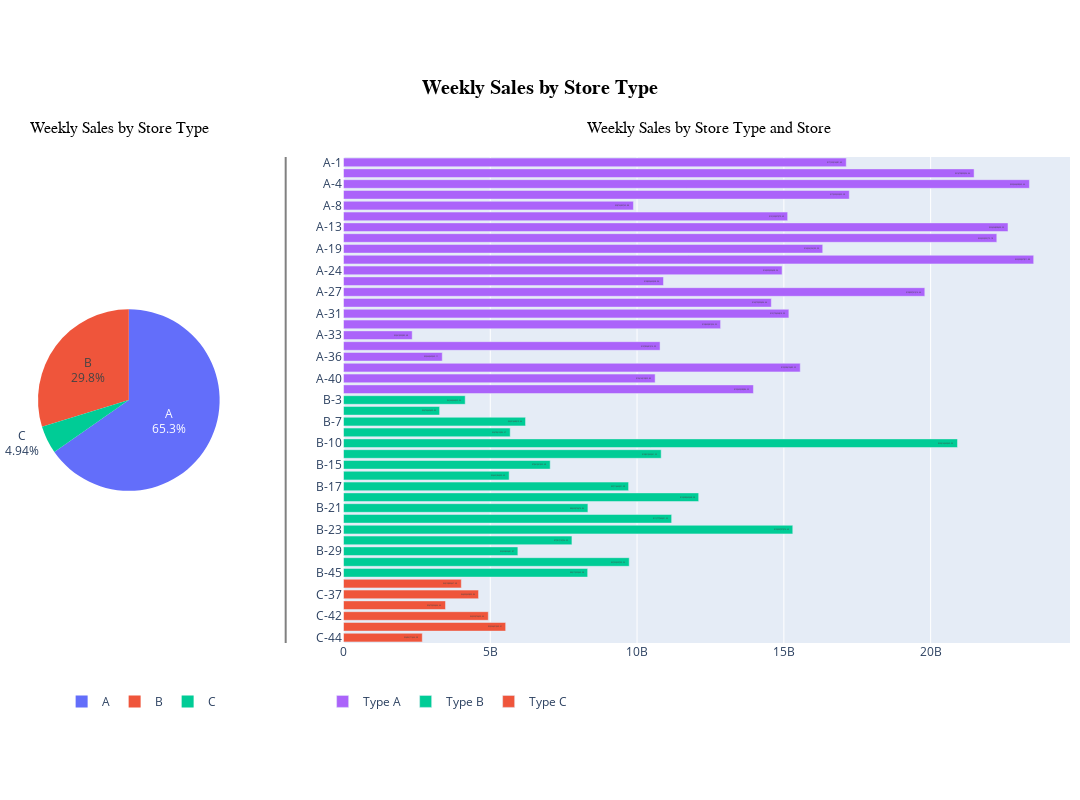

The cell this chart's notebook holds for it:
### Code cell
# Let's combine the pie chart and the horizontal grouped bar chart into single dashboard
# type of presentation. 

# First, let's layout the overall container for the charts
fig = make_subplots(
    rows=1,
    cols=2,
    specs=[[
        {'type': 'domain'}, # row 1: pie chart
        {'type': 'xy'}      # row 1: bar chart
    ]],
    shared_xaxes=False,
    horizontal_spacing=0.12,  # The space between the rows
    column_widths=[0.20, 0.80]
)

# Next, let's add the pie chart to the first cell in row 1
fig.add_trace(
    go.Pie(
        labels=df['store_type'],
        values=df['total_sales'],
        textinfo='label+percent',
        hovertemplate='Store Type: ${label]<br>Sales: %{value:$,.2f}<extra></extra>',
        legendrank=1  # Specifically start the legend position at 1
    ),
    row=1,
    col=1
)

fig.add_annotation(
    text = "Weekly Sales by Store Type",
    x = -0.01,  # roughly center of line chart
    y = 1.08,  # above the line chart
    xref = "paper",
    yref = "paper",
    showarrow = False,
    font = dict(size=16, family="Helvetica", color="black")
)

# ===============================

# Now add the horizontal grouped bar chart

# Loop through each store type and add bars for its store_ids
store_types = df_salesbystore['store_type'].unique()  # ['A', 'B', 'C']

# Reverse the list of store_types to show A-B-C top-down on the chart
store_types = store_types[::-1]

# By reversing the order in which the bar charts are rendered, the legend
# will also be reversed.  We need to fix that by creating a dictionary of
# store types with the order we want, then feed it into the add_trace
# method so it is created in the desired order.
# Create the dictionary with the store_type as the key and the overall sort 
# order position as the value
legend_ranks = {'A':4, 'B':5, 'C':6}

for store_type in store_types:
    df_sub = df_salesbystore[df_salesbystore['store_type'] == store_type]
    # Each go.Bar() trace = one group of bars for a given store type (A, B, C)
    fig.add_trace(
        go.Bar(
            x=df_sub['total_sales'],
            y=[f"{store_type}-{sid}" for sid in df_sub['store_id']],
            name=f"Type {store_type}",
            orientation='h',
            text=df_sub['total_sales'].map("${:,.2f}".format),
            textposition='auto',
            hovertemplate='Store ID: %{y}<br>Total Sales: %{x:$,.2f}<extra></extra>',
            legendrank=legend_ranks[store_type]  # Set the specific overall legend rank
        ),
        row=1,
        col=2
    )

fig.add_trace(
    go.Scatter(
        x=[None],  # No data shown
        y=[None],
        mode='none',
        name="                   ",  # A blank name gives a visual gap
        showlegend=True,
        legendrank=3.5  # between pie (1–3) and bars (4–6)
    ),
    row=1,
    col=2  # or wherever it's needed — it won't actually render
)

fig.add_annotation(
    text = "Weekly Sales by Store Type and Store",
    x = 0.65,  # roughly center of line chart
    y = 1.08,  # above the line chart
    xref = "paper",
    yref = "paper",
    showarrow = False,
    font = dict(size=16, family="Helvetica", color="black")
)

# Update layout
fig.update_layout(
    # title=dict(
    #     text="Weekly Sales by Store Type",
    #     y=0.9,
    #     x=0.5,  # Center
    #     xanchor='center',
    #     yanchor='top'
    # ),
    margin=dict(
        l=0, 
        r=0, 
        t=0, 
        b=10
    ),  # reduce the left/right margin a bit to help with horizontal scrolling
    width=1080,
    height=800,
    showlegend=True,
    legend=dict(
        orientation="h",
        yanchor="bottom",
        y=-0.15,
        xanchor="center",
        x=0.27
    )
)

fig.update_layout(margin=dict(t=10, b=10, l=10, r=10))

# Let's make the report title pop a little more
title_font = dict(size=20, family="Helvetica", color='black', weight='bold')
fig.update_layout(title=dict(text='Weekly Sales by Store Type', x=0.5, y=0.9, font=title_font))


fig.add_shape(
    type="line",
    x0=0.24, x1=0.24,
    y0=0, y1=1,
    xref="paper", yref="paper",
    line=dict(color="grey", width=2),
    layer="below"
)

fig.show()

### Figure 1 — Plotly figure (JSON) as saved in the notebook; plotly's stock layout.template omitted (floating-point values rounded to 4 significant figures)
{"data": [{"domain": {"x": [0, 0.176], "y": [0, 1]}, "hovertemplate": "Store Type: ${label]<br>Sales: %{value:$,.2f}<extra></extra>", "labels": ["A", "B", "C"], "legendrank": 1, "textinfo": "label+percent", "type": "pie", "values": [333800000000.0, 152100000000.0, 25230000000.0]}, {"hovertemplate": "Store ID: %{y}<br>Total Sales: %{x:$,.2f}<extra></extra>", "legendrank": 6, "name": "Type C", "orientation": "h", "text": ["$2,684,171,446.08", "$5,524,491,560.01", "$4,933,076,650.66", "$3,475,056,464.46", "$4,600,569,899.84", "$4,013,880,647.68"], "textposition": "auto", "type": "bar", "x": [2684000000.0, 5524000000.0, 4933000000.0, 3475000000.0, 4601000000.0, 4014000000.0], "xaxis": "x", "y": ["C-44", "C-43", "C-42", "C-38", "C-37", "C-30"], "yaxis": "y"}, {"hovertemplate": "Store ID: %{y}<br>Total Sales: %{x:$,.2f}<extra></extra>", "legendrank": 5, "name": "Type B", "orientation": "h", "text": ["$8,317,255,265.08", "$9,732,529,733.92", "$5,939,899,681.87", "$7,781,710,796.09", "$15,303,797,574.45", "$11,177,749,291.32", "$8,325,076,676.84", "$12,098,949,268.38", "$9,711,442,551.08", "$5,643,184,330.40", "$7,041,561,029.68", "$10,821,542,261.25", "$20,914,563,969.53", "$5,678,612,986.27", "$6,201,468,910.64", "$3,274,249,600.80", "$4,146,244,925.04"], "textposition": "auto", "type": "bar", "x": [8317000000.0, 9733000000.0, 5940000000.0, 7782000000.0, 15300000000.0, 11180000000.0, 8325000000.0, 12100000000.0, 9711000000.0, 5643000000.0, 7042000000.0, 10820000000.0, 20910000000.0, 5679000000.0, 6201000000.0, 3274000000.0, 4146000000.0], "xaxis": "x", "y": ["B-45", "B-35", "B-29", "B-25", "B-23", "B-22", "B-21", "B-18", "B-17", "B-16", "B-15", "B-12", "B-10", "B-9", "B-7", "B-5", "B-3"], "yaxis": "y"}, {"hovertemplate": "Store ID: %{y}<br>Total Sales: %{x:$,.2f}<extra></extra>", "legendrank": 4, "name": "Type A", "orientation": "h", "text": ["$13,963,328,986.53", "$10,616,013,853.83", "$15,558,415,685.25", "$3,364,969,543.11", "$10,783,481,514.00", "$2,341,093,983.48", "$12,845,081,954.32", "$15,170,656,818.00", "$14,573,303,404.66", "$19,800,761,516.64", "$10,899,645,928.04", "$14,939,233,638.56", "$23,509,027,811.88", "$16,324,154,105.90", "$22,252,993,173.18", "$22,634,898,600.20", "$15,129,097,370.40", "$9,876,289,765.88", "$17,229,222,059.28", "$23,364,428,363.64", "$21,479,830,396.44", "$17,125,016,281.45"], "textposition": "auto", "type": "bar", "x": [13960000000.0, 10620000000.0, 15560000000.0, 3365000000.0, 10780000000.0, 2341000000.0, 12850000000.0, 15170000000.0, 14570000000.0, 19800000000.0, 10900000000.0, 14940000000.0, 23510000000.0, 16320000000.0, 22250000000.0, 22630000000.0, 15130000000.0, 9876000000.0, 17230000000.0, 23360000000.0, 21480000000.0, 17130000000.0], "xaxis": "x", "y": ["A-41", "A-40", "A-39", "A-36", "A-34", "A-33", "A-32", "A-31", "A-28", "A-27", "A-26", "A-24", "A-20", "A-19", "A-14", "A-13", "A-11", "A-8", "A-6", "A-4", "A-2", "A-1"], "yaxis": "y"}, {"legendrank": 3.5, "mode": "none", "name": "                   ", "showlegend": true, "type": "scatter", "x": [null], "xaxis": "x", "y": [null], "yaxis": "y"}], "layout": {"annotations": [{"font": {"color": "black", "family": "Helvetica", "size": 16}, "showarrow": false, "text": "Weekly Sales by Store Type", "x": -0.01, "xref": "paper", "y": 1.08, "yref": "paper"}, {"font": {"color": "black", "family": "Helvetica", "size": 16}, "showarrow": false, "text": "Weekly Sales by Store Type and Store", "x": 0.65, "xref": "paper", "y": 1.08, "yref": "paper"}], "height": 800, "legend": {"orientation": "h", "x": 0.27, "xanchor": "center", "y": -0.15, "yanchor": "bottom"}, "margin": {"b": 10, "l": 10, "r": 10, "t": 10}, "shapes": [{"layer": "below", "line": {"color": "grey", "width": 2}, "type": "line", "x0": 0.24, "x1": 0.24, "xref": "paper", "y0": 0, "y1": 1, "yref": "paper"}], "showlegend": true, "title": {"font": {"color": "black", "family": "Helvetica", "size": 20, "weight": "bold"}, "text": "Weekly Sales by Store Type", "x": 0.5, "y": 0.9}, "width": 1080, "xaxis": {"anchor": "y", "domain": [0.296, 1]}, "yaxis": {"anchor": "x", "domain": [0, 1]}}}
